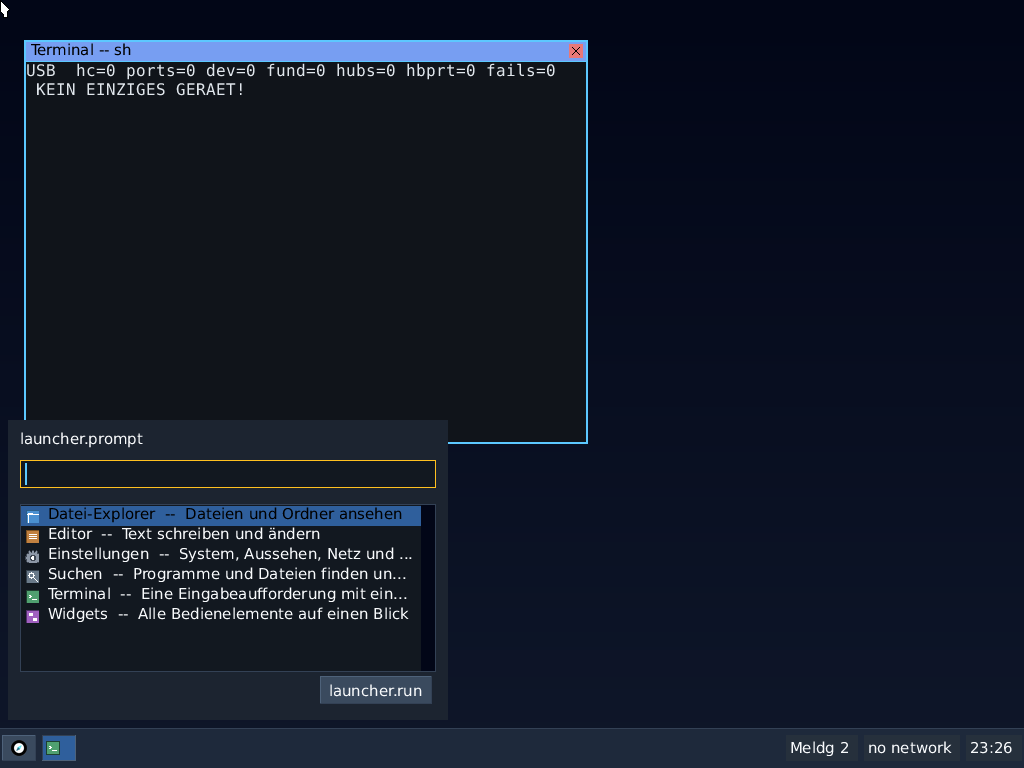
#> input picture .systembus-shots/02-schreibtisch.ppm, 1024 x 768 px
$ python leistenvergleich.py ../../.systembus-shots/01-leiste-meldung.ppm ../../.systembus-shots/02-schreibtisch.ppm
#> lines starting #> are read from the running program, lines starting #| are printed output that depends on the picture
### tools/themestore/glascheck.py
#!/usr/bin/env python3
# SPDX-License-Identifier: GPL-2.0-only
"""tools/themestore/glascheck.py -- die Bilder der Runde GLAS MESSEN.

    glascheck.py mix <bild.png> <alpha>          die Mischung nachrechnen
    glascheck.py var <bild.png>                  Streuung des Leistenstreifens
                  [--y0=.. --y1=..]              oder, mit y-Grenzen, die eines
                                                 beliebigen Rechtecks -- etwa der
                                                 Flaeche eines durchsichtigen
                                                 Fensters mit Milchglas
    glascheck.py kontrast <bild.png> <fg-hex>    Schrift gegen den SCHLECHTESTEN
                                                 gemischten Grund (Anteil >= 1 %),
                                                 Uhr eingeschlossen
    glascheck.py ecke <bild.png> <x> <y> <k> [ol|or|ul|ur]
                                                 Farben in einer Ecke zaehlen;
                                                 das Wort sagt, WELCHE Ecke des
                                                 Quadrats die aeussere ist
    glascheck.py linien <bild.png> <x> <y> <w> <h> [rand]
                                                 waagerechte Linien in einer
                                                 Karte zaehlen
    glascheck.py kachel <bild.png> <x> <y> <w> <h> <r>
                                                 Kante, Rundung und was
                                                 ausserhalb der Rundung steht
    glascheck.py diff <a.png> <b.png>            abweichende Bildpunkte
    glascheck.py fenster <bild.png> <serial.txt> JEDE Fensterbeschriftung
                                                 gegen ihren GEMISCHTEN Grund
    glascheck.py reiter <bild.png> <serial.txt>  Kantendichte im Band der
                                                 Reiterzeile (fremde Glyphen)

DIE ZWEITE RECHNUNG, UND SIE WEISS NICHTS VON DER ERSTEN.

Die Runde THEMESTORE hat es vorgemacht: `tools/themestore/model.py`
rechnet die Kontraste auf dem Wirt noch einmal, und erst die
Uebereinstimmung zweier Rechnungen, die nichts voneinander wissen, ist
eine Messung.  Fuer diese Runde heisst das: `glass_mix` aus
kernel/ui/wm.fi steht hier ein zweites Mal, aus dem Kommentar dort
abgeschrieben und nicht aus dem Code -- Schluesselfarbe, Abstandsalpha,
Schleier, `blend` mit der Aufrundung `(num + 127) / 255`.  Stimmen die
Bildpunkte unter der Leiste damit ueberein, ist wirklich gemischt
worden und nicht ein Muster aus Loechern gemalt.

Die Leiste wird unten am Bild gesucht: der Streifen der letzten
`--hoehe` Zeilen (Vorgabe 28, die Dicke, mit der jeder Lauf dieser
Abnahme faehrt).  Gemessen wird nur der Teil zwischen `--x0` und `--x1`
-- links sitzen Start- und Fensterknoepfe, rechts die Uhr, und beides
ist Schrift und kein Grund.
"""
import math
import re
import sys
from collections import Counter

from PIL import Image

SCHLEIER = 0          # kernel/ui/wm.fi, const SCHLEIER
# ... und dieselbe Zahl fuer ein gewoehnliches Fenster: kernel/ui/wm.fi,
# const SCHLEIER_WIN.  Sie ist seit fix-r4-2 NULL, und das heisst hier
# wie dort "kein Schleier": ein Fenster holt seine Lesbarkeit nicht
# mehr darueber, dass seine ganze Flaeche deckender wird, sondern ueber
# die TEXTPLATTE -- Ring 3 markiert jeden Bildpunkt, auf dem Schrift
# steht (kernel/user/wlibc.fi, `platte`), und `glass_mix` nimmt ihn
# unveraendert.  Die Flaeche dazwischen ist damit so durchsichtig, wie
# der Regler sagt.  `tools/themestore/run.sh` haelt die beiden Zahlen
# gegeneinander; wer eine aendert, aendert beide.
SCHLEIER_WIN = 0
VOLL = 96              # der Abstand, ab dem ein Punkt voll deckend ist


def mix8(a, b, al, ia):
    return (a * ia + b * al + 127) // 255


# [7 lines left out: function blend, not called in this run]


def hell(c):
    return (c[0] * 299 + c[1] * 587 + c[2] * 114) // 1000


# [14 lines left out: function glass_mix, not called in this run]


def rechteck(im, x0, x1, y0, y1):
    """Ein Rechteck des Bildes als Punktliste -- die EINE Stelle, die
    aus Grenzen Punkte macht.

    Runde GLAS (fix-r4-4): bis hierher gab es nur `leiste`, also nur
    den Streifen am unteren Rand. Das Milchglas liegt seit dieser Runde
    auch unter einem DURCHSICHTIGEN FENSTER, und dessen Ausschnitt ist
    kein Streifen am Bildrand. Gemessen wird er mit derselben Rechnung
    wie die Leiste -- `var` weiss nicht, welches Rechteck es ist.
    """
    w, h = im.size
    return [(x, y) for x in range(max(x0, 0), min(x1, w))
            for y in range(max(y0, 0), min(y1, h))]


def leiste(im, hoehe, x0, x1):
    w, h = im.size
    # Die obersten zwei Zeilen der Leiste bleiben aussen vor: dort
    # sitzt ihre Kante, und eine Kante ist kein Grund.
    return rechteck(im, x0, x1, h - hoehe + 6, h - 2)


# [32 lines left out: functions wandfarben, kontrast, hex2rgb, not called in this run]


# ================================== RUNDE GLAS (fix-r3-2): DIE FENSTERSCHRIFT
#
# DIESELBE FRAGE WIE FUER DIE LEISTE, EINE EBENE HOEHER GESTELLT.
#
# Fuer die Leiste gibt es `kontrast` seit dem Nachtrag: die Schrift
# gegen den GEMISCHTEN Grund und nicht gegen die Flaechenfarbe, die in
# der Vorlage steht. Fuer gewoehnliche Fenster fehlte das, und genau
# dort ist es aufgefallen: mit `window_alpha=55` lief die Ausgabe des
# Terminals unter dem Einstellungsfenster quer durch dessen Reiterzeile.
# Die Vorlage sagt "Text #0f172a auf #ffffff, 17,8:1" -- gemalt wurde
# Text auf einer Mischung aus #ffffff und dem, was darunter lag.
#
# WAS DER GRUND EINER BESCHRIFTUNG IST, und warum das nicht die
# haeufigste Farbe ihres Kastens sein darf: in einem engen Kasten um
# eine Zeile Text sind die Mischtoene der Kantenglaettung zu Dutzenden
# vertreten, und jeder einzelne ist dunkler als der Grund. Wer sie
# mitzaehlt, misst die Schrift gegen sich selbst (nachgemessen: 1,43:1
# fuer eine Zeile, die in Wahrheit bei 5,2:1 steht).
#
# Also raeumlich und nicht farblich: TINTE ist, was der Schriftfarbe
# nahe ist; GRUND ist jeder Bildpunkt, der mindestens zwei Bildpunkte
# von jeder Tinte entfernt liegt. Damit fallen die Glaettungsraender
# heraus, der Schatten eines fremden Buchstabens zwischen den Woertern
# aber NICHT -- und der ist es, um den es geht. Gemessen wird der
# SCHLECHTESTE Grund, der mindestens ein Prozent der Flaeche ausmacht.
FENSTERTEXT = re.compile(
    r"wlib: text win=(\d+) kind=(\d+) x=(\d+) base=(\d+) fg=(\d+) bg=(\d+)"
    r" tw=(\d+) ax=(\d+) ay=(\d+)(?: [a-z]+=-?\d+)* t=(.*)")


# [655 lines left out: functions fenster, reiter, main, not called in this run]


# [2 lines that do not run on import are left out]

### tools/themestore/leistenvergleich.py
#!/usr/bin/env python3
# SPDX-License-Identifier: GPL-2.0-only
"""tools/themestore/leistenvergleich.py -- DIE LEISTE VIERMAL UNTEREINANDER.

    leistenvergleich.py <ausgabe.png> [--hoehe=28] [--x0=0] [--x1=530]
                        [--vx0=300] [--vx1=1100] [--zoom=2]
                        <bild.png>=<Beschriftung> ...

Bild 12 der Runde GLAS war bis hierher ein von Hand zusammengesetzter
Ausschnitt: vier Streifen aus 04/05/06/07, uebereinandergelegt. Wer
wissen wollte, WELCHER Streifen welche Reglerstellung ist, musste die
README daneben aufschlagen -- und die Zahl, auf die es ankommt (die
Streuung des Untergrundes unter der Leiste), stand nur im Lauf.

Beides steht jetzt IM BILD, und die Zahl wird hier nicht abgetippt,
sondern GEMESSEN: `var` kommt aus `tools/themestore/glascheck.py`,
also aus derselben Rechnung, mit der die Abnahme das Milchglas
nachweist. Ein Bild, dessen Beschriftung aus einer zweiten Quelle
stammt, kann von der Messung abweichen, ohne dass es jemand merkt --
das ist genau der Fehler, den diese Runde an zwei anderen Stellen
schon bezahlt hat.

Der Ausschnitt ist der UNTERE Rand der Aufnahme (`--hoehe`, die Dicke
der Leiste) und die ersten `--x1` Bildpunkte davon: dort stehen
Startknopf, Fensterknopf und ein Stueck Untergrund nebeneinander.

GEMESSEN wird dagegen zwischen `--vx0` und `--vx1` -- dieselben 300
bis 1100, mit denen `glascheck.py var` in der Abnahme rechnet. Das ist
nicht derselbe Bereich wie der gezeigte, und das ist Absicht: in den
ersten dreihundert Bildpunkten stehen zwei Knoepfe und zwei Symbole,
deren Streuung mit der Durchsicht der Leiste nichts zu tun hat.
"""
import sys

from PIL import Image, ImageDraw, ImageFont

import glascheck

SCHRIFT = "assets/osum-sans.ttf"


def var_von(im, hoehe, x0, x1):
    """Die Streuung des Leistengrundes -- gerechnet von `glascheck`."""
    px = [im.getpixel(p) for p in glascheck.leiste(im, hoehe, x0, x1)]
    l = [glascheck.hell(p) for p in px]
    m = sum(l) / len(l)
    return int(sum((v - m) ** 2 for v in l) / len(l) * 100), len(set(px))


def main(argv):
    if len(argv) < 3:
        print(__doc__)
        return 2
    ziel = argv[1]
    hoehe, x0, x1, zoom = 28, 0, 530, 2
    vx0, vx1 = 300, 1100
    paare = []
    for a in argv[2:]:
        if a.startswith("--hoehe="):
            hoehe = int(a.split("=", 1)[1])
        elif a.startswith("--x0="):
            x0 = int(a.split("=", 1)[1])
        elif a.startswith("--x1="):
            x1 = int(a.split("=", 1)[1])
        elif a.startswith("--vx0="):
            vx0 = int(a.split("=", 1)[1])
        elif a.startswith("--vx1="):
            vx1 = int(a.split("=", 1)[1])
        elif a.startswith("--zoom="):
            zoom = int(a.split("=", 1)[1])
        else:
            datei, _, text = a.partition("=")
            paare.append((datei, text))
    try:
        font = ImageFont.truetype(SCHRIFT, 14)
    except OSError:
        font = ImageFont.load_default()
    breite = (x1 - x0) * zoom
    zeile = hoehe * zoom
    kopf = 20
    aus = Image.new("RGB", (breite, (kopf + zeile + 8) * len(paare) + 4),
                    (255, 255, 255))
#> aus: PIL image 1060x88 RGB; every value is 255
    mal = ImageDraw.Draw(aus)
    y = 4
    for datei, text in paare:
        im = Image.open(datei).convert("RGB")
#> im is the input picture: PIL image 1024x768 RGB; mean R, G, B 18.5, 25.5, 40.2
        w, h = im.size
#> w = 1024; h = 768
        var, farben = var_von(im, hoehe, vx0, vx1)
#> in var_von, `px = [im.getpixel(p) for p in glascheck.leiste(im, hoehe, x0, x1)]`: px = 14480 items, first 6: (30, 41, 59), (30, 41, 59), (30, 41, 59), (30, 41, 59), (30, 41, 59), (30, 41, 59)
#> in var_von, `l = [glascheck.hell(p) for p in px]`: l = 14480 values, max 249 at index 9840, min 39 at index 0, mean 46.61
#> in var_von, `m = sum(l) / len(l)`: m = 46.61
#> var = 98354; farben = 18
        streifen = im.crop((x0, h - hoehe, min(x1, w), h))
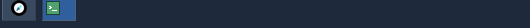
#> streifen: PIL image 530x28 RGB; mean R, G, B 33.1, 46.1, 64.5
        streifen = streifen.resize((breite, zeile), Image.NEAREST)
#> streifen: PIL image 1060x56 RGB
        # Die Beschriftung traegt BEIDES: wofuer der Streifen steht und
        # was an ihm gemessen wurde. `var` ist die Streuung der
        # Helligkeit unter der Leiste (mal hundert), `farben` die Zahl
        # der verschiedenen Farben darin: 1 ist eine deckende Flaeche,
        # zwei sind ein durchscheinendes Schachbrett, und ein
        # Weichzeichner macht daraus viele.
        mal.text((2, y), "%s   --   var %d, %d Farben" % (text, var, farben),
                 fill=(16, 16, 16), font=font)
        aus.paste(streifen, (0, y + kopf))
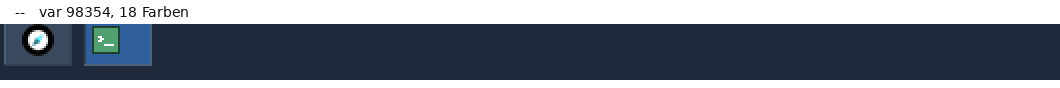
#> aus: PIL image 1060x88 RGB; mean R, G, B 112.8, 121, 132.7
        mal.rectangle([0, y + kopf, breite - 1, y + kopf + zeile - 1],
                      outline=(160, 160, 168))
        y = y + kopf + zeile + 8
    aus.save(ziel)
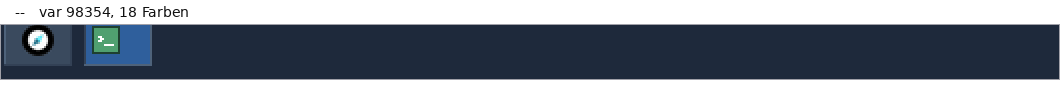
#> saved as 01-leiste-meldung.ppm: PIL image 1060x88 RGB; mean R, G, B 115.8, 123.8, 135.2
    print("leistenvergleich: %s %dx%d aus %d Aufnahmen"
          % (ziel, aus.size[0], aus.size[1], len(paare)))
#| leistenvergleich: ../../.systembus-shots/01-leiste-meldung.ppm 1060x88 aus 1 Aufnahmen
    return 0


if __name__ == "__main__":
    sys.path.insert(0, "tools/themestore")
    sys.exit(main(sys.argv))
#> (the program exits here)
